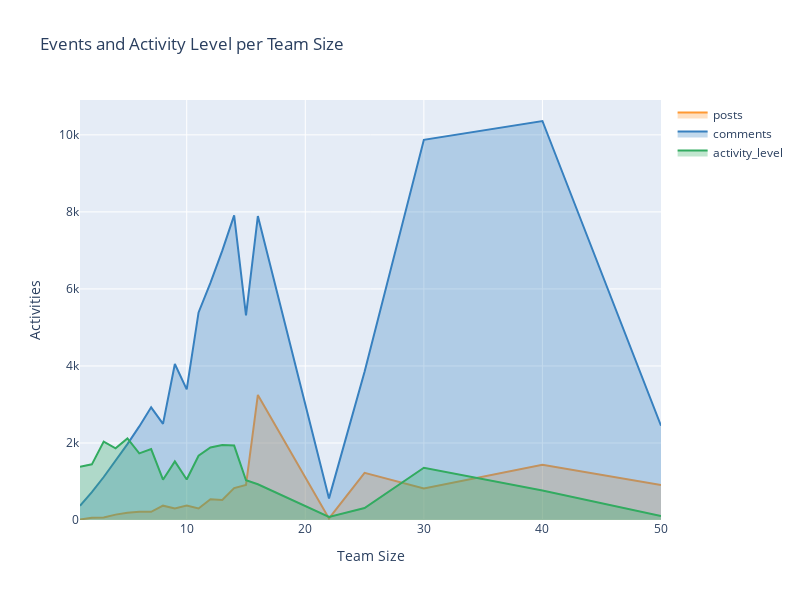

Notebook code for this chart:
### Code cell
# Plot Events per Team Size
import plotly.offline as py
import plotly.graph_objs as go
import cufflinks as cf
from cufflinks import tools
import plotly.io as pio
import psutil
#pio.renderers.default = "svg"

layout = cf.Layout(
    height = 600,
    width = 800,
    yaxis = dict(
    title = 'Activities'),
    xaxis = dict(
    title = 'Team Size'),
    title = 'Events and Activity Level per Team Size' 
)
fig = df7.groupby(['users'],as_index=True).median().loc[:,['posts','comments','activity_level']].\
    iplot(kind='scatter',
          fill=True,
          width=2,
          asFigure=True,
          layout = layout)

fig.show()

### Figure 1 — Plotly figure (JSON) as saved in the notebook; plotly's stock layout.template omitted (floating-point values rounded to 4 significant figures)
{"data": [{"fill": "tozeroy", "fillcolor": "rgba(255, 153, 51, 0.3)", "line": {"color": "rgba(255, 153, 51, 1.0)", "dash": "solid", "shape": "linear", "width": 2}, "mode": "lines", "name": "posts", "text": "", "type": "scatter", "x": [1, 2, 3, 4, 5, 6, 7, 8, 9, 10, 11, 12, 13, 14, 15, 16, 22, 25, 30, 40, 50], "y": [12, 58, 67.5, 140, 186, 217, 212, 372, 302, 376, 298, 541, 519, 828, 910, 3248, 40, 1224, 820, 1433, 911]}, {"fill": "tozeroy", "fillcolor": "rgba(55, 128, 191, 0.3)", "line": {"color": "rgba(55, 128, 191, 1.0)", "dash": "solid", "shape": "linear", "width": 2}, "mode": "lines", "name": "comments", "text": "", "type": "scatter", "x": [1, 2, 3, 4, 5, 6, 7, 8, 9, 10, 11, 12, 13, 14, 15, 16, 22, 25, 30, 40, 50], "y": [370, 722, 1116, 1540, 1970, 2430, 2926, 2496, 4050, 3390, 5390, 6156, 6994, 7910, 5310, 7891, 561, 3852, 9870, 10360, 2450]}, {"fill": "tozeroy", "fillcolor": "rgba(50, 171, 96, 0.3)", "line": {"color": "rgba(50, 171, 96, 1.0)", "dash": "solid", "shape": "linear", "width": 2}, "mode": "lines", "name": "activity_level", "text": "", "type": "scatter", "x": [1, 2, 3, 4, 5, 6, 7, 8, 9, 10, 11, 12, 13, 14, 15, 16, 22, 25, 30, 40, 50], "y": [1385.0, 1445.0, 2035.0, 1862.0, 2117.0, 1731.0, 1842.0, 1046.0, 1523.0, 1051.0, 1669.0, 1881.0, 1950.0, 1933.0, 1030.0, 928.3, 79.24, 310.4, 1358.0, 764.4, 102.5]}], "layout": {"height": 600, "title": {"text": "Events and Activity Level per Team Size"}, "width": 800, "xaxis": {"autorange": true, "range": [1, 50], "title": {"text": "Team Size"}, "type": "linear"}, "yaxis": {"autorange": true, "range": [0, 10910.0], "title": {"text": "Activities"}, "type": "linear"}}}
